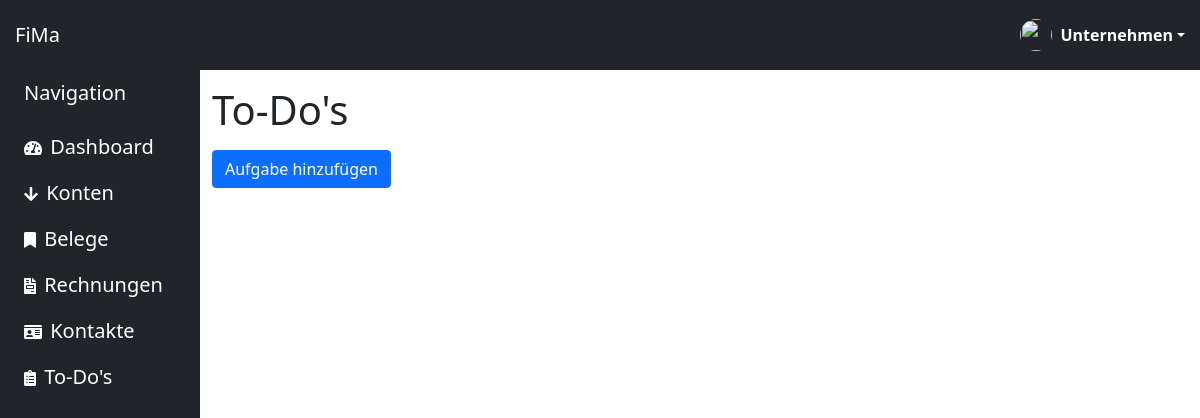
The app's page /todos/ (signed in), older data.
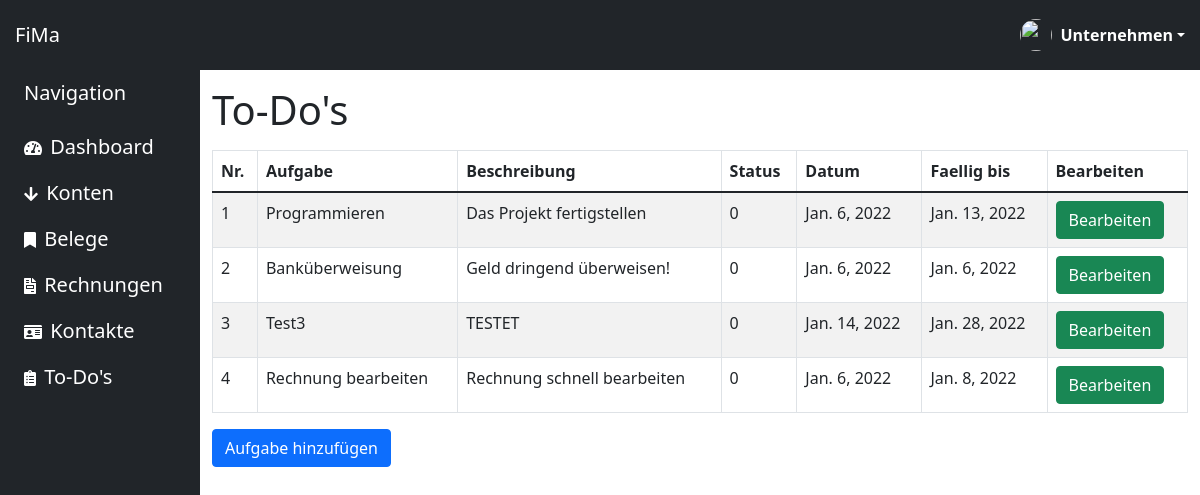
The same page, newer data.
### home/models.py (models this page shows)
class todo(models.Model):
    nummer = models.IntegerField()
    aufgabe = models.CharField(max_length=30)
    erledigt = models.IntegerField()
    datum = models.DateField()
    faelligkeit = models.DateField()
    beschreibung = models.CharField(max_length=50)

### home/views.py (the view)
# urls.py: path('todos/', views.todos, name='todos'),
@login_required()
def todos(request):
    all_todos = todo.objects.all()
    all_todos_dict = {
        'todo': all_todos
    }
    context = {"title": "To-Dos","all_todos_dict": all_todos}
    return render(request, 'home/todos.html',context)

### home/templates/home/todos.html (shortened to what this page needs)
{% extends "home/base.html"%}
{%load static%}
{% block hauptinhalt %}
<div class="col py-3">
    <h1>To-Do's</h1>
    {% if all_todos_dict %}
    <div class="table-responsive">
        <table class="table table-bordered table-hover table-striped">
            <thead>
                <tr>
                    <th>Nr.</th>
                    <th>Aufgabe</th>
                    <th>Beschreibung</th>
                    <th>Status</th>
                    <th>Datum</th>
                    <th>Faellig bis</th>
                    <th>Bearbeiten</th>
                </tr>
            </thead>
            <tbody>
                {% for todo in all_todos_dict %}
                <tr>
                    <td>{{todo.nummer}}</td>
                    <td>{{todo.aufgabe}}</td>
                    <td>{{todo.beschreibung}}</td>
                    <td>{{todo.erledigt}}</td>
                    <td>{{todo.datum}}</td>
                    <td>{{todo.faelligkeit}}</td>
                    <td><button name="edit" value={{receipt.belegnummer}} type="submit" class="btn btn-success editbtn"
                            data-toogle="editmodal" data-target="editmodal">Bearbeiten</button></td>
                </tr>
                {% endfor %}
            </tbody>
        </table>
    </div>
    {% endif %}
    <a href="{% url 'edit:editToDos'%}" class="btn btn-primary">Aufgabe hinzufügen</a>
</div>
{% endblock hauptinhalt %}

### home/templates/home/base.html (shortened to what this page needs)
{%load static%}
<!DOCTYPE html>
<html lang="de">
    <head>
        <link rel="stylesheet" href="https://use.fontawesome.com/releases/v5.7.0/css/all.css">
        <link href="https://cdn.jsdelivr.net/npm/bootstrap@5.1.3/dist/css/bootstrap.min.css" rel="stylesheet">
        <link rel="stylesheet" href="https://cdn.jsdelivr.net/npm/bootstrap-icons@1.5.0/font/bootstrap-icons.css">
    </head>
            {%include "home/navbar.html"%}
            {% block hauptinhalt %}
            {% endblock hauptinhalt %}
          </body>
</html>

### home/templates/home/navbar.html (shortened to what this page needs)
{%load static%}
{% block hauptinhalt %}
<nav class="navbar navbar-expand-md navbar-dark bg-dark">
    <a class="navbar-brand" href="{% url 'start:aboutUs'%}">FiMa</a>
    <ul class="navbar-nav ml-auto">
        <div class="dropdown"> <a href="#"
                class="d-flex align-items-center text-white text-decoration-none dropdown-toggle" id="dropdownUser1"
                data-bs-toggle="dropdown" aria-expanded="false"> <img
                    src="https://avatars.githubusercontent.com/u/3?v=3" alt="" width="32" height="32"
                    class="rounded-circle me-2"> <strong> Unternehmen </strong> </a>
        </div>
    </ul>
</nav>
<div class="container-fluid">
    <div class="row flex-nowrap">
        <div class="col-auto col-md-3 col-xl-2 px-sm-2 px-0 bg-dark">
            <div class="d-flex flex-column align-items-center align-items-sm-start px-3 pt-2 text-white min-vh-100">
                <a class="d-flex align-items-center pb-3 mb-md-0 me-md-auto text-white text-decoration-none">
                    <span class="fs-5 d-none d-sm-inline">Navigation</span>
                </a>
                <ul class="nav nav-pills flex-column mb-sm-auto mb-0 align-items-center align-items-sm-start" id="menu">
                    <li class="nav-item">
                        <a href="{% url 'home:dashboard'%}" class="nav-link align-middle px-0 text-white">
                            <i class="fa fa-tachometer-alt"></i> <span class="ms-1 d-none d-sm-inline">Dashboard</span>
                        </a>
                    </li>
                    <li>
                        <a href="{% url 'home:accounts'%}" class="nav-link px-0 align-middle text-white">
                            <i class="fa fa-arrow-down"></i> <span class="ms-1 d-none d-sm-inline">Konten</span> </a>
                    </li>
                    <li>
                        <a href="{% url 'home:receipts'%}" class="nav-link px-0 align-middle text-white">
                            <i class="fa fa-bookmark"></i> <span class="ms-1 d-none d-sm-inline">Belege</span></a>
                    </li>
                    <li>
                        <a href="{% url 'home:bills'%}" class="nav-link px-0 align-middle text-white">
                            <i class="fa fa-file-invoice"></i> <span
                                class="ms-1 d-none d-sm-inline">Rechnungen</span></a>
                    </li>
                    <li>
                        <a href="{% url 'home:contacts'%}" class="nav-link px-0 align-middle text-white">
                            <i class="fa fa-id-card"></i> <span class="ms-1 d-none d-sm-inline">Kontakte</span></a>
                    </li>
                    <li>
                        <a href="{% url 'home:todos'%}" class="nav-link px-0 align-middle text-white">
                            <i class="fa fa-clipboard-list"></i> <span
                                class="ms-1 d-none d-sm-inline">To-Do's</span></a>
                    </li>
                </ul>
            </div>
        </div>
        {% endblock hauptinhalt %}

### home/templates/home/base.html (style rules this page uses)
.navbar-nav { margin-left: auto; }
.navbar { padding: 15px; }
.nav-link .fa { transition: all 1s; color: white; }
span { font-size: 20px; }
.btn:not(:disabled):not(.disabled) { cursor: pointer }
.btn { position: relative; transition: color 0.15s, background-color 0.15s, border-color 0.15s, box-shadow 0.15s }
.btn { position: relative; transition: color 0.15s, background-color 0.15s, border-color 0.15s, box-shadow 0.15s; outline: none !important }

Row changes from the older to the newer data that the page shows:
added todo: nummer "1", aufgabe "Programmieren", beschreibung "Das Projekt fertigstellen", erledigt "0", datum "Jan. 6, 2022", faelligkeit "Jan. 13, 2022"
added todo: nummer "2", aufgabe "Banküberweisung", beschreibung "Geld dringend überweisen!", erledigt "0", datum "Jan. 6, 2022", faelligkeit "Jan. 6, 2022"
added todo: nummer "3", aufgabe "Test3", beschreibung "TESTET", erledigt "0", datum "Jan. 14, 2022", faelligkeit "Jan. 28, 2022"
added todo: nummer "4", aufgabe "Rechnung bearbeiten", beschreibung "Rechnung schnell bearbeiten", erledigt "0", datum "Jan. 6, 2022", faelligkeit "Jan. 8, 2022"
Text that changed along with them:
text now shown: "Nr. Aufgabe Beschreibung Status Datum Faellig bis Bearbeiten"
